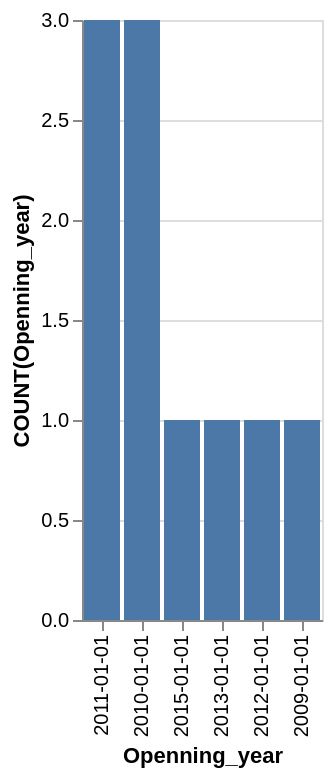

The Vega-Lite source for this figure:
### Vega-Lite specification from a JSON file in a GitHub repository (floating-point values rounded to 4 significant figures)
{"data": {"values": [{"x_data": "2011-01-01", "y_data": 3}, {"x_data": "2010-01-01", "y_data": 3}, {"x_data": "2015-01-01", "y_data": 1}, {"x_data": "2013-01-01", "y_data": 1}, {"x_data": "2012-01-01", "y_data": 1}, {"x_data": "2009-01-01", "y_data": 1}]}, "mark": "bar", "encoding": {"x": {"field": "x_data", "type": "nominal", "title": "Openning_year", "sort": {"op": "sum", "field": "y_data", "order": "descending"}}, "y": {"field": "y_data", "type": "quantitative", "title": "COUNT(Openning_year)"}}}
